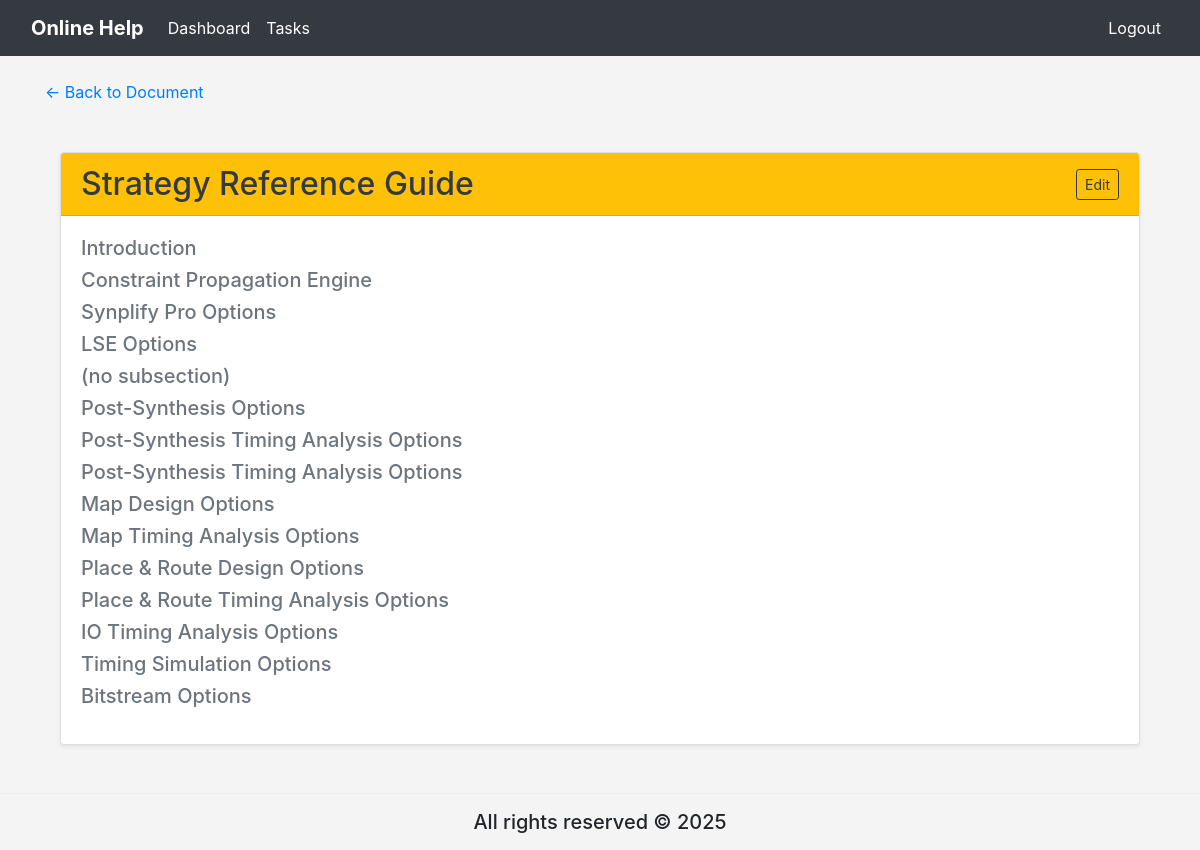
Screenshot of /online_help/tasks_test/per_section_test/128/ (signed in) with the database file from the repository.
### online_help/models.py (models this page shows, shortened)
class Task(models.Model):
    document = models.CharField(max_length=255)
    section = models.CharField(max_length=255)
    sub_section = models.CharField(max_length=255)
    comments = models.TextField()
    SME = models.CharField(max_length=255, blank=True, null=True)
    color = models.CharField(max_length=50)
    completion = models.CharField(max_length=100, default='0%')
    created_at = models.DateTimeField(auto_now_add=True)  # Add this line

### online_help/views.py (the view)
# urls.py: path('tasks_test/per_section_test/<int:section_pk>/', views.per_section_test2, name='per_section_test2'),
@login_required
def per_section_test2(request, section_pk):
    reference_task = get_object_or_404(Task, pk=section_pk)
    document_name = reference_task.document
    section_name = reference_task.section
    tasks = Task.objects.filter(document=document_name, section=section_name)
    return render(request, 'online_help/per_section_test.html', {
        'document_name': document_name,
        'section_name': section_name,
        'tasks': tasks,
        'document_pk': 1, # Replace with the actual document PK
        'section_pk': section_pk,
    })

### online_help/templates/online_help/per_section_test.html
{% extends "online_help/base.html" %}
{% block content %}
{% load static %}
<link rel="stylesheet" href="{% static 'css/per_section.css' %}">
<link href="https://stackpath.bootstrapcdn.com/bootstrap/4.5.2/css/bootstrap.min.css" rel="stylesheet">
<p><a href="{% url 'online_help:per_documentation_test' document_pk=document_pk %}">← Back to Document</a></p>
<div class="container mt-5">
    <div class="card shadow-sm">
        <div class="card-header bg-warning text-dark d-flex justify-content-between align-items-center">
            <h2 class="mb-0">{{ section_name }}</h2>
            <a href="{% url 'online_help:per_section_edit_test' section_pk=section_pk %}" class="btn btn-outline-dark btn-sm">Edit</a>
        </div>
        <div class="card-body">
            <div class="mb-3">
            {% if tasks %}
                {% for task in tasks %}
                    <h5 class="text-muted">
                        <a href="{% url 'online_help:per_subsection_task_test' document_pk=document_pk section_pk=task.pk subsection_pk=task.pk %}" class="hover-link text-muted">
                            {{ task.sub_section }}
                        </a>
                    </h5>
                {% endfor %}
            {% else %}
                <p class="text-muted">No tasks found for this section.</p>
            {% endif %}
            </div>
        </div>
    </div>
</div>
{% endblock %}

### online_help/static/css/base.css (style rules this page uses)
body { background-color: #f4f4f4 !important; font-family: Arial, sans-serif; }

### online_help/static/css/per_section.css (style rules this page uses)
.hover-link { color: inherit; text-decoration: none; }

### rows the page displays
Task: section "Strategy Reference Guide", sub_section "Introduction"
Task: sub_section "Constraint Propagation Engine"
Task: sub_section "Synplify Pro Options"
Task: sub_section "LSE Options"
Task: sub_section "(no subsection)"
Task: sub_section "Post-Synthesis Options"
Task: sub_section "Post-Synthesis Timing Analysis Options"
Task: sub_section "Post-Synthesis Timing Analysis Options"
Task: sub_section "Map Design Options"
Task: sub_section "Map Timing Analysis Options"
Task: sub_section "Place & Route Design Options"
Task: sub_section "Place & Route Timing Analysis Options"
Task: sub_section "IO Timing Analysis Options"
Task: sub_section "Timing Simulation Options"
Task: sub_section "Bitstream Options"
